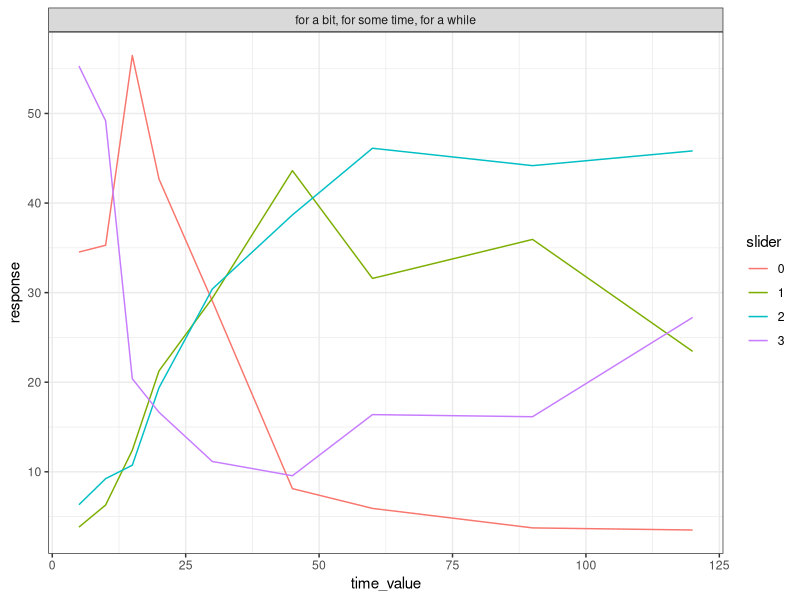
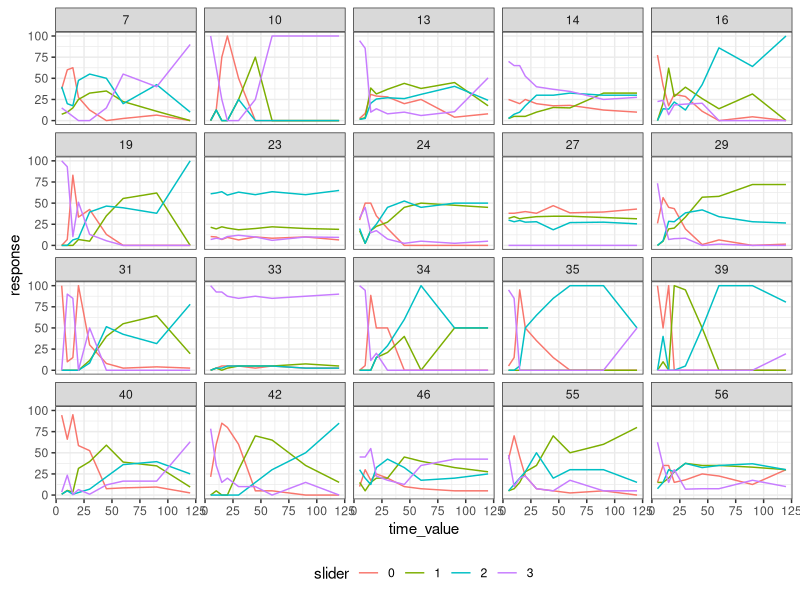

Source code (R) for these figures, in order:
## ---- chunk 1

library(tidyverse)
library(ggplot2)
theme_set(theme_bw())



## ---- chunk 2

data = read.csv("production_expectation_experiment_trials_q-processed.csv")

## ---- chunk 3

data = data %>%
  mutate(scale = case_when(
    slider_0 == "I'll be here for a bit" ~ "for a bit, for some time, for a while"
  ))

## ---- chunk 4

data_long = data %>% 
  dplyr::select(workerid, response_0, response_1, response_2, 
         response_3, rt, slider_0, slider_1, slider_2, 
         slider_3, time_value, scale) %>% # Let's select only the fields we actually need
  tidyr::pivot_longer(cols=matches("response_|slider_"), 
                            names_to=c(".value", "slider"), 
                            names_pattern="(response_|slider_)(.)", 
                            values_drop_na=TRUE) %>%
  dplyr::rename(response = response_,
                utterance = slider_)

## ---- chunk 5

data_long %>% 
  filter(!(workerid %in% c(23,27,33))) %>%
  dplyr::group_by(time_value, slider, scale) %>%
  dplyr::summarize(response = mean(response)) %>%
  ggplot(aes(x=time_value, y=response, col=slider)) + geom_line() + facet_wrap(~scale, ncol = 1) 
  theme(legend.position = "bottom")

## ---- chunk 6

data_long %>% 
  dplyr::group_by(workerid, time_value, slider, scale) %>%
  dplyr::summarize(response = mean(response)) %>%
  ggplot(aes(x=time_value, y=response, col=slider)) + geom_line() + facet_wrap(~workerid, ncol = 5) +
  theme(legend.position = "bottom")

